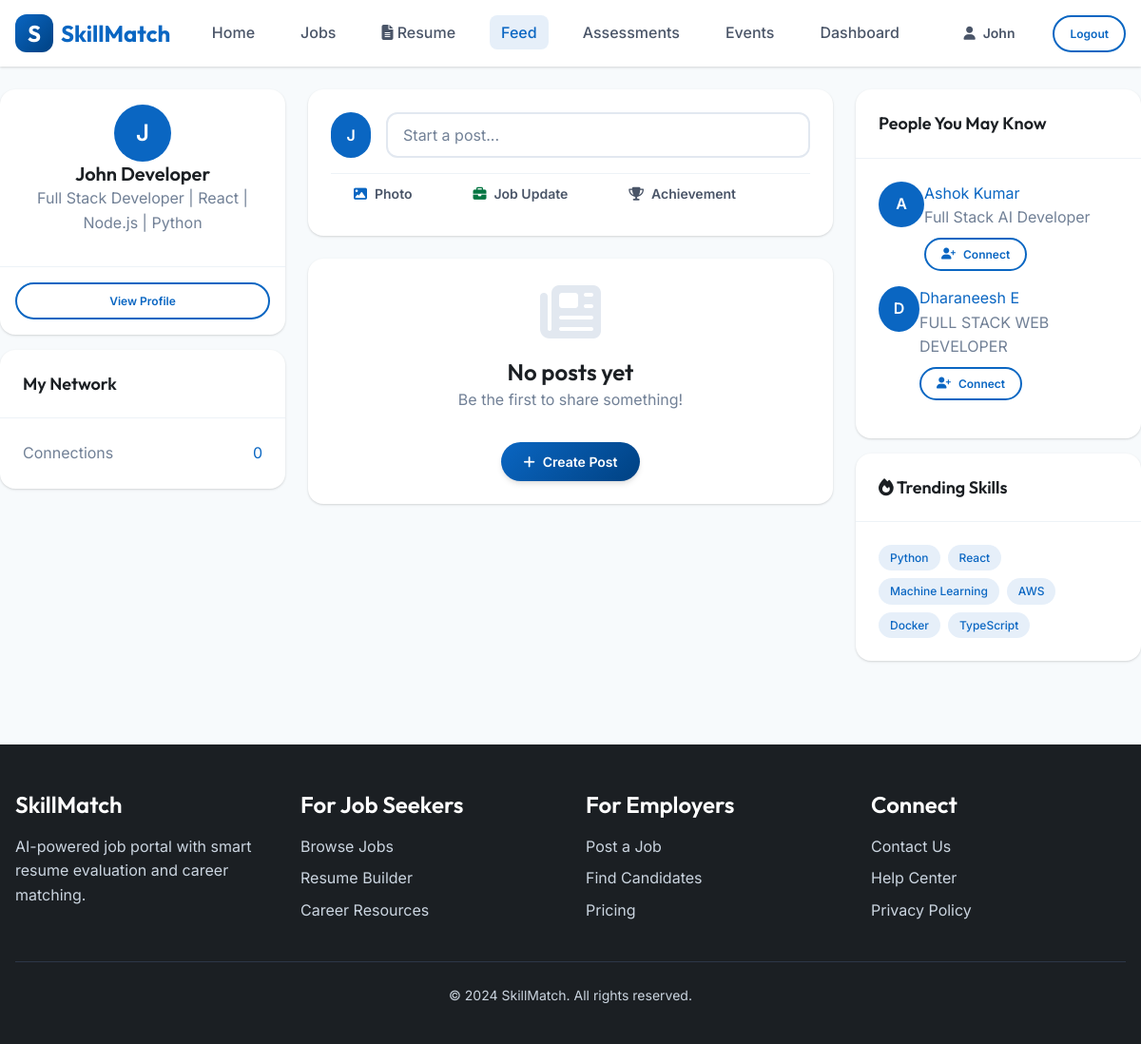
The page /social/feed (signed in) on the database its author committed.
### models.py (models this page shows)
class User(UserMixin, db.Model):
    id = db.Column(db.Integer, primary_key=True)
    email = db.Column(db.String(120), unique=True, nullable=False)
    password_hash = db.Column(db.String(256), nullable=False)
    role = db.Column(db.String(20), nullable=False)  # 'seeker' or 'employer'
    name = db.Column(db.String(100), nullable=False)
    phone = db.Column(db.String(20))
    headline = db.Column(db.String(200))
    bio = db.Column(db.Text)
    profile_image = db.Column(db.String(200))
    face_encoding = db.Column(db.Text)  # JSON encoded face data
    company_name = db.Column(db.String(100))  # For employers
    preferred_language = db.Column(db.String(10), default='en')  # 'en', 'hi', 'ta'
    created_at = db.Column(db.DateTime, default=datetime.utcnow)
    skills = db.relationship('Skill', backref='user', lazy=True, cascade='all, delete-orphan')
    experiences = db.relationship('Experience', backref='user', lazy=True, cascade='all, delete-orphan')
    educations = db.relationship('Education', backref='user', lazy=True, cascade='all, delete-orphan')
    resume = db.relationship('Resume', backref='user', uselist=False, cascade='all, delete-orphan')
    posts = db.relationship('Post', backref='author', lazy=True, cascade='all, delete-orphan')
    jobs = db.relationship('Job', backref='employer', lazy=True, cascade='all, delete-orphan')
    applications = db.relationship('Application', backref='applicant', lazy=True, cascade='all, delete-orphan')
    test_results = db.relationship('PsychologicalTestResult', backref='user', lazy=True)
    skill_test_results = db.relationship('SkillTestResult', backref='user', lazy=True)
    event_registrations = db.relationship('EventRegistration', backref='user', lazy=True)
    certificates = db.relationship('Certificate', backref='user', lazy=True)

### modules/social.py (the view)
@social_bp.route('/feed')
@login_required
def feed():
    connection_ids = [c.connected_user_id for c in
                     Connection.query.filter_by(user_id=current_user.id, status='accepted').all()]
    connection_ids.append(current_user.id)
    posts = Post.query.filter(Post.user_id.in_(connection_ids))\
                     .order_by(Post.created_at.desc())\
                     .limit(20).all()
    trending_skills = ['Python', 'React', 'Machine Learning', 'AWS', 'Docker', 'TypeScript']
    my_skills = [s.name.lower() for s in Skill.query.filter_by(user_id=current_user.id).all()]
    suggestions = User.query.filter(
        User.id != current_user.id,
        User.role == 'seeker'
    ).limit(5).all()
    return render_template('social/feed.html',
                         posts=posts,
                         trending_skills=trending_skills,
                         suggestions=suggestions)

### templates/social/feed.html (shortened to what this page needs)
{% extends 'base.html' %}
{% block content %}
<div class="dashboard-grid container" style="padding: var(--space-6) 0;">
    <aside class="dashboard-sidebar">
        <div class="card">
            <div style="padding: var(--space-4); text-align: center; border-bottom: 1px solid var(--gray-200);">
                {% if current_user.profile_image %}
                <img src="{{ current_user.profile_image }}" alt="{{ current_user.name }}"
                    style="width: 60px; height: 60px; border-radius: 50%; margin: 0 auto;">
                {% else %}
                <div
                    style="width: 60px; height: 60px; border-radius: 50%; background: var(--primary); color: white; display: flex; align-items: center; justify-content: center; font-size: 24px; font-weight: 600; margin: 0 auto;">
                    {{ current_user.name[0] }}
                </div>
                {% endif %}
                <h5 class="mt-3 mb-1">{{ current_user.name }}</h5>
                <p class="text-muted text-sm mb-0">{{ current_user.headline or 'Add headline' }}</p>
            </div>
            <div class="p-4">
                <a href="{{ url_for('profile') }}" class="btn btn-secondary btn-sm w-full">View Profile</a>
            </div>
        </div>
        <div class="card mt-4">
            <div class="card-header">
                <h6 class="mb-0">My Network</h6>
            </div>
            <div class="card-body">
                <a href="{{ url_for('social_bp.connections_list') }}"
                    class="flex justify-between items-center text-muted">
                    <span>Connections</span>
                    <span class="text-primary">0</span>
                </a>
            </div>
        </div>
    </aside>
    <main class="dashboard-main">
        <div class="card mb-6">
            <div class="card-body">
                <div class="flex gap-4">
                    {% if current_user.profile_image %}
                    <img src="{{ current_user.profile_image }}" class="post-avatar">
                    {% else %}
                    <div class="post-avatar"
                        style="background: var(--primary); color: white; display: flex; align-items: center; justify-content: center; font-weight: 600;">
                        {{ current_user.name[0] }}
                    </div>
                    {% endif %}
                    <button class="form-input text-left text-muted" style="cursor: pointer;"
                        onclick="openModal('create-post-modal')">
                        Start a post...
                    </button>
                </div>
                <div class="flex gap-4 mt-4 pt-4" style="border-top: 1px solid var(--gray-200);">
                    <button class="btn btn-ghost flex-1" onclick="openModal('create-post-modal')">
                        <i class="fas fa-image text-primary"></i> Photo
                    </button>
                    <button class="btn btn-ghost flex-1" onclick="openModal('create-post-modal')">
                        <i class="fas fa-briefcase text-success"></i> Job Update
                    </button>
                    <button class="btn btn-ghost flex-1" onclick="openModal('create-post-modal')">
                        <i class="fas fa-trophy text-warning"></i> Achievement
                    </button>
                </div>
            </div>
        </div>
        {% for post in posts %}
        <div class="card post-card mb-4">
            <div class="card-body">
                <div class="post-header">
                    {% if post.author.profile_image %}
                    <img src="{{ post.author.profile_image }}" class="post-avatar">
                    {% else %}
                    <div class="post-avatar"
                        style="background: var(--primary); color: white; display: flex; align-items: center; justify-content: center; font-weight: 600;">
                        {{ post.author.name[0] }}
                    </div>
                    {% endif %}
                    <div>
                        <a href="{{ url_for('profile', user_id=post.author.id) }}" class="post-author">{{
                            post.author.name }}</a>
                        <p class="text-muted text-sm mb-0">{{ post.author.headline or '' }}</p>
                        <p class="post-time">{{ post.created_at.strftime('%b %d, %Y') if post.created_at else '' }}</p>
                    </div>
                </div>
                <div class="post-content">
                    {{ post.content }}
                </div>
                {% if post.image_url %}
                <img src="{{ post.image_url }}"
                    style="width: 100%; border-radius: var(--radius-lg); margin-bottom: var(--space-4);">
                {% endif %}
                <div class="post-actions">
                    <button
                        class="post-action {{ 'liked' if current_user.id in post.likes|map(attribute='user_id')|list }}"
                        onclick="likePost({{ post.id }}, this)">
                        <i class="fas fa-heart"></i>
                        <span class="like-count">{{ post.likes|length }}</span> Likes
                    </button>
                    <button class="post-action" onclick="toggleComments({{ post.id }})">
                        <i class="fas fa-comment"></i>
                        <span>{{ post.comments|length }}</span> Comments
                    </button>
                    <button class="post-action">
                        <i class="fas fa-share"></i>
                        Share
                    </button>
                </div>
                <div class="comments-section hidden mt-4 pt-4" id="comments-{{ post.id }}"
                    style="border-top: 1px solid var(--gray-200);">
                    {% for comment in post.comments[:3] %}
                    <div class="flex gap-3 mb-3">
                        <div class="post-avatar"
                            style="width: 32px; height: 32px; background: var(--gray-200); font-size: 12px; display: flex; align-items: center; justify-content: center;">
                            {{ comment.user.name[0] }}
                        </div>
                        <div class="flex-1 p-3" style="background: var(--gray-100); border-radius: var(--radius-lg);">
                            <p class="text-sm font-weight-600 mb-1">{{ comment.user.name }}</p>
                            <p class="text-sm mb-0">{{ comment.content }}</p>
                        </div>
                    </div>
                    {% endfor %}
                    <div class="flex gap-3 mt-3">
                        <div class="post-avatar"
                            style="width: 32px; height: 32px; background: var(--primary); color: white; font-size: 12px; display: flex; align-items: center; justify-content: center;">
                            {{ current_user.name[0] }}
                        </div>
                        <div class="flex-1">
                            <input type="text" class="form-input" placeholder="Add a comment..."
                                onkeydown="if(event.key === 'Enter') addComment({{ post.id }}, this)">
                        </div>
                    </div>
                </div>
            </div>
        </div>
        {% else %}
        <div class="card text-center p-6">
            <i class="fas fa-newspaper" style="font-size: 64px; color: var(--gray-300);"></i>
            <h4 class="mt-4">No posts yet</h4>
            <p class="text-muted">Be the first to share something!</p>
            <button class="btn btn-primary mt-4" onclick="openModal('create-post-modal')">
                <i class="fas fa-plus"></i> Create Post
            </button>
        </div>
        {% endfor %}
    </main>
    <aside class="dashboard-sidebar">
        <div class="card">
            <div class="card-header">
                <h6 class="mb-0">People You May Know</h6>
            </div>
            <div class="card-body">
                {% for user in suggestions %}
                <div class="flex gap-3 mb-4">
                    {% if user.profile_image %}
                    <img src="{{ user.profile_image }}" style="width: 48px; height: 48px; border-radius: 50%;">
                    {% else %}
                    <div
                        style="width: 48px; height: 48px; border-radius: 50%; background: var(--primary); color: white; display: flex; align-items: center; justify-content: center; font-weight: 600;">
                        {{ user.name[0] }}
                    </div>
                    {% endif %}
                    <div class="flex-1">
                        <a href="{{ url_for('profile', user_id=user.id) }}" class="font-weight-600 text-sm">{{ user.name
                            }}</a>
                        <p class="text-muted text-xs mb-2">{{ user.headline or 'Member' }}</p>
                        <button class="btn btn-secondary btn-sm" onclick="sendConnection({{ user.id }})">
                            <i class="fas fa-user-plus"></i> Connect
                        </button>
                    </div>
                </div>
                {% else %}
                <p class="text-muted text-sm">No suggestions yet</p>
                {% endfor %}
            </div>
        </div>
        <div class="card mt-4">
            <div class="card-header">
                <h6 class="mb-0"><i class="fas fa-fire text-warning"></i> Trending Skills</h6>
            </div>
            <div class="card-body">
                <div class="skills-grid">
                    {% for skill in trending_skills %}
                    <span class="tag">{{ skill }}</span>
                    {% endfor %}
                </div>
            </div>
        </div>
    </aside>
</div>
{% endblock %}

### templates/base.html (shortened to what this page needs)
<!DOCTYPE html>
<html lang="{{ get_locale() }}">
<head>
    <link rel="stylesheet" href="https://cdnjs.cloudflare.com/ajax/libs/font-awesome/6.4.2/css/all.min.css">
    <link rel="stylesheet" href="{{ url_for('static', filename='css/styles.css') }}">
</head>
<body>
    <nav class="navbar">
        <div class="container">
            <a href="{{ url_for('index') }}" class="logo">
                <div class="logo-icon">S</div>
                SkillMatch
            </a>
            <ul class="nav-links">
                <li><a href="{{ url_for('index') }}" class="{{ 'active' if request.endpoint == 'index' }}">Home</a></li>
                <li><a href="{{ url_for('jobs_bp.jobs_list') }}"
                        class="{{ 'active' if request.endpoint == 'jobs_bp.jobs_list' }}">Jobs</a></li>
                {% if current_user.is_authenticated %}
                {% if current_user.role == 'seeker' %}
                <li><a href="{{ url_for('resume_analyze') }}"
                        class="{{ 'active' if request.endpoint == 'resume_analyze' }}">
                        <i class="fas fa-file-alt"></i> Resume
                    </a></li>
                {% endif %}
                <li><a href="{{ url_for('social_bp.feed') }}"
                        class="{{ 'active' if request.endpoint == 'social_bp.feed' }}">Feed</a></li>
                <li><a href="{{ url_for('tests_bp.index') }}"
                        class="{{ 'active' if 'tests_bp.' in (request.endpoint or '') }}">Assessments</a></li>
                <li><a href="{{ url_for('events_bp.index') }}"
                        class="{{ 'active' if 'events_bp.' in (request.endpoint or '') }}">Events</a></li>
                <li><a href="{{ url_for('dashboard') }}"
                        class="{{ 'active' if request.endpoint == 'dashboard' }}">Dashboard</a></li>
                {% endif %}
            </ul>
            <div class="nav-actions flex items-center gap-4">
                {% if current_user.is_authenticated %}
                <a href="{{ url_for('profile') }}" class="btn btn-ghost">
                    <i class="fas fa-user"></i>
                    {{ current_user.name.split()[0] }}
                </a>
                <a href="{{ url_for('logout') }}" class="btn btn-secondary btn-sm">Logout</a>
                {% endif %}
            </div>
        </div>
    </nav>
    <main>
        {% block content %}{% endblock %}
    </main>
    <footer class="footer">
        <div class="container">
            <div class="footer-grid">
                <div>
                    <h4>SkillMatch</h4>
                    <p>AI-powered job portal with smart resume evaluation and career matching.</p>
                </div>
                <div>
                    <h4>For Job Seekers</h4>
                    <ul class="footer-links">
                        <li><a href="#">Browse Jobs</a></li>
                        <li><a href="#">Resume Builder</a></li>
                        <li><a href="#">Career Resources</a></li>
                    </ul>
                </div>
                <div>
                    <h4>For Employers</h4>
                    <ul class="footer-links">
                        <li><a href="#">Post a Job</a></li>
                        <li><a href="#">Find Candidates</a></li>
                        <li><a href="#">Pricing</a></li>
                    </ul>
                </div>
                <div>
                    <h4>Connect</h4>
                    <ul class="footer-links">
                        <li><a href="#">Contact Us</a></li>
                        <li><a href="#">Help Center</a></li>
                        <li><a href="#">Privacy Policy</a></li>
                    </ul>
                </div>
            </div>
            <div class="footer-bottom">
                <p>&copy; 2024 SkillMatch. All rights reserved.</p>
            </div>
        </div>
    </footer>
</body>
</html>

### rows shown on the page
User: name "John", name "J", name "John Developer", headline "Full Stack Developer | React | Node.js | Python"
User: name "A", name "Ashok Kumar", headline "Full Stack AI Developer"
User: name "D", name "Dharaneesh E", headline "FULL STACK WEB DEVELOPER"

### other values the page prints
{{ skill }} "Python" "React" "Machine Learning" "AWS" "Docker" "TypeScript"
